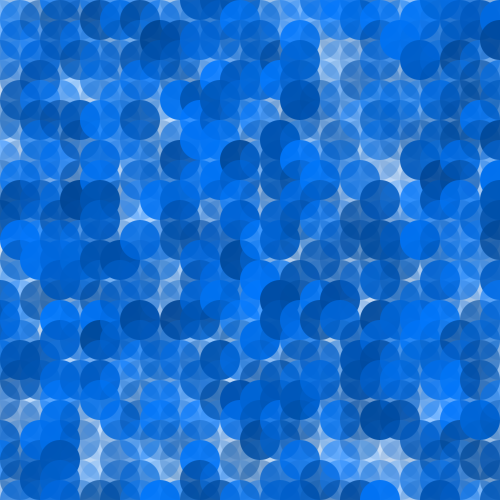
Frame 1 (no input)
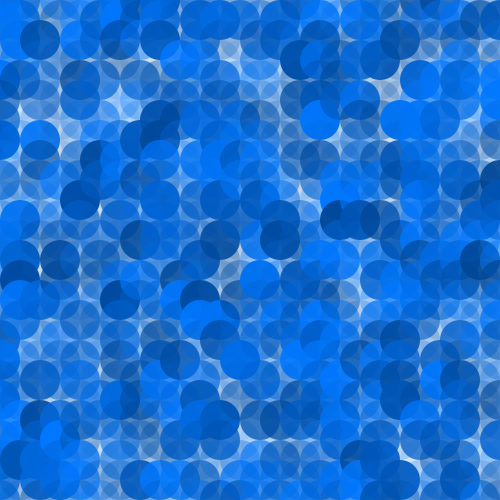
Frame 60 (the mouse pressed at the canvas centre just before this capture)
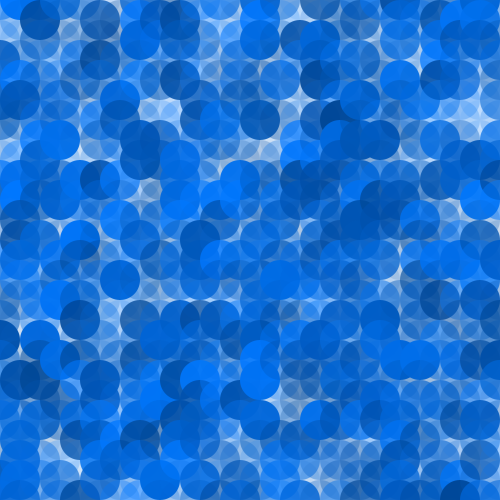
Frame 120 (the mouse held since frame 60 and released just before this capture)

The Processing sketch that drew these frames (run headless with seeded random() and noise(); from frame 60 on, the mouse is pressed at the canvas centre):

// Processing sketch: processing_166726
// ── processing_166726.pde

int x = 0;
int y = 0;
void setup(){
  size(500,500);
  frameRate(5);
  colorMode(HSB);
}
void draw(){
  background(255);
  noStroke();
       
  for (x = 0; x < height+1; x=x+20){
    for(y = 0; y < width+1; y=y+20){
  fill(150,360,random(150,260),random(20,255));  
    ellipse(x,y,40,40);
 
    }
   
  }  
    
}
